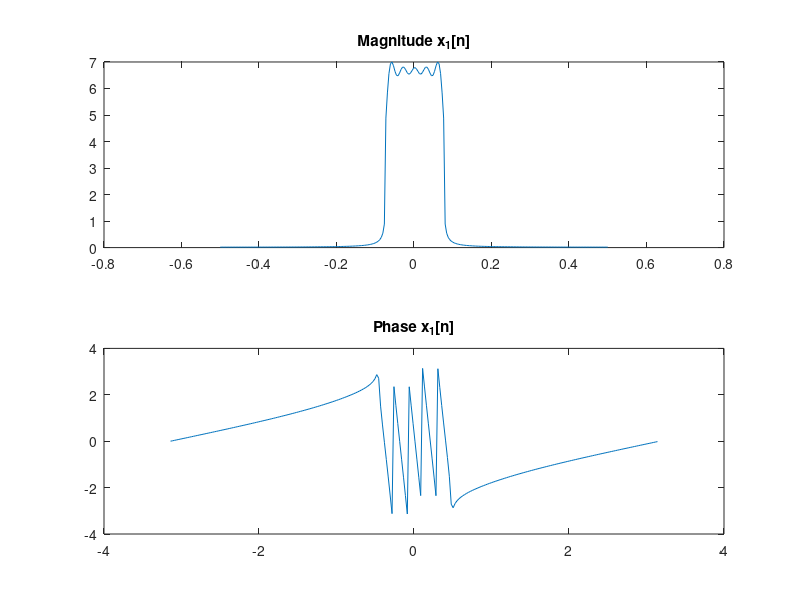
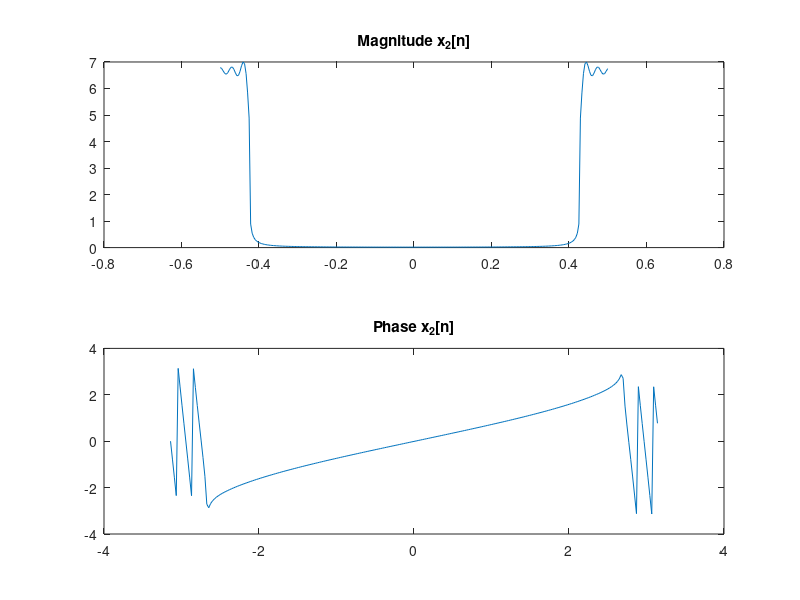
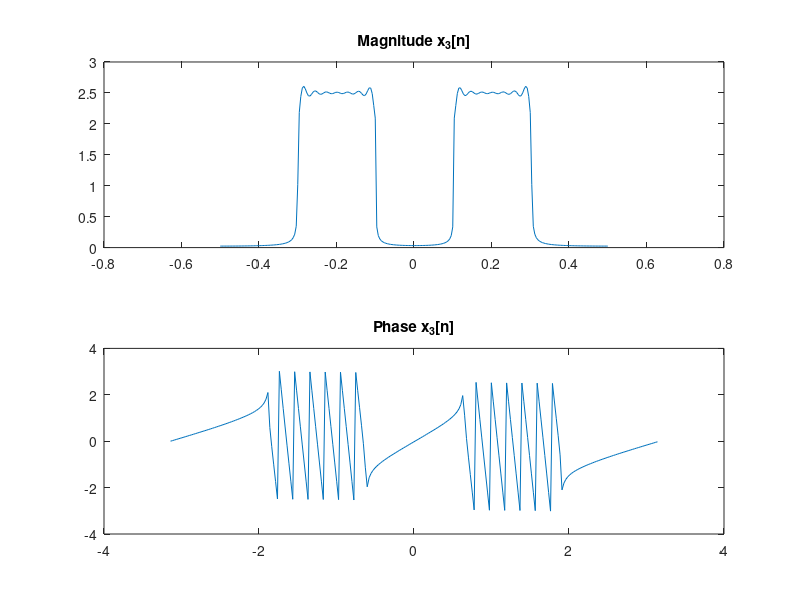
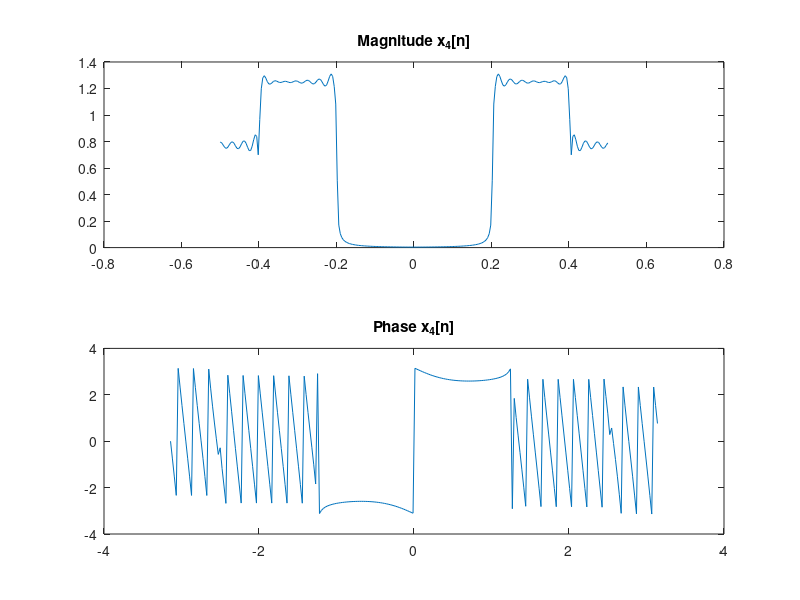

Write the MATLAB code that produced these figures, in order.
%EE 341 Lab 3
%Assignment 2: Analyzing frequency shifting in the frequency domain with
%four different functions
%Authors: Irina Golub, Kalvin Hallesy, Chenglong Li

close all; clear all;

%Define three different frequencies
f1 = 0.15;
f2 = 0.2;
f3 = 0.4;
n = 0:255;                          %Define n as going from 0 to 255 samples
nFreq = linspace(-0.5,0.5,256);     %Define frequency axis from -0.5 to 0.5, made up of 256 points
nAngle = linspace(-pi,pi,256);      %Frequency axis in radians

x1 = sinc(f1*(n-32));               %Define function x1
%figure; plot(n,x1);
x1_fft = fftshift(fft(x1));         %Take fft of x1
figure; subplot(2,1,1);                     %Plot magnitude of x1 in frequency domain
plot(nFreq, abs(x1_fft));
title('Magnitude x_1[n]');
subplot(2,1,2);                     %Plot phase of x1 in frequency domain
plot(nAngle,angle(x1_fft));
title('Phase x_1[n]');

x2 = sinc(f1*(n-32)).*((-1).^n);    %Define function x2
%figure; plot(n,x2);
x2_fft = fftshift(fft(x2));         %Take fft of x2
figure, subplot(2,1,1);             %Plot magnitude of x2 in frequency domain
plot(nFreq, abs(x2_fft));
title('Magnitude x_2[n]');
subplot(2,1,2);                     %Plot phase of x2 in frequency domain
plot(nAngle,angle(x2_fft));
title('Phase x_2[n]');

x3 = sinc(f2*(n-32)).* cos(2*pi*f2*n);      %Define function x3
%figure; plot(n,x3);
x3_fft = fftshift(fft(x3));                 %Take fft of x2
figure, subplot(2,1,1);                     %Plot magnitude of x3 in frequency domain
plot(nFreq, abs(x3_fft));
title('Magnitude x_3[n]');
subplot(2,1,2);                             %Plot phase of x3 in frequency domain
plot(nAngle,angle(x3_fft));
title('Phase x_3[n]');

x4 = sinc(f3*(n-32)).* cos(2*pi*f3*n);    %Define function x4
%figure; plot(n,x4);
x4_fft = fftshift(fft(x4));               %Take fft of x4
figure, subplot(2,1,1);                   %Plot magnitude of x4 in frequency domain
plot(nFreq, abs(x4_fft));
title('Magnitude x_4[n]');
subplot(2,1,2);                           %Plot phase of x4 in frequency domain
plot(nAngle,angle(x4_fft));
title('Phase x_4[n]');